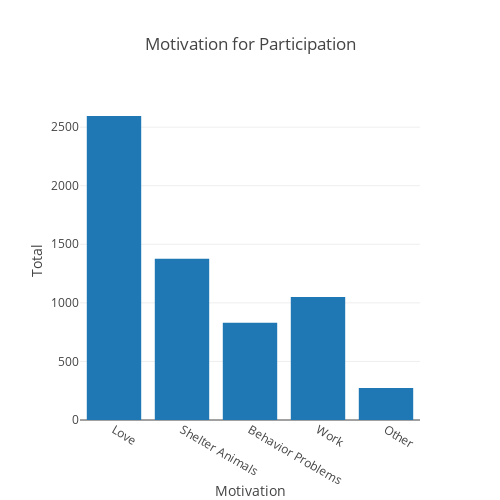

Notebook code for this chart:
### Markdown cell above
### 6.2 Breakdown of reasons for joining the study

### Code cell
# Create a bar graph to illustrate breakdown of responses.
data = [go.Bar(x=df.columns, y=df.sum())]
layout = go.Layout(title="Motivation for Participation",
                   xaxis=dict(title='Motivation'),
                   yaxis=dict(title='Total'),
                   autosize=False, width=500, height=500)
fig = go.Figure(data=data, layout=layout)
py.iplot(fig, filename='jupyter-styled-bar')

# NOTE: This does not include a count of users who did not provide a reason.

### Figure 1 — Plotly figure (JSON) as saved in the notebook; plotly's stock layout.template omitted (floating-point values rounded to 4 significant figures)
{"data": [{"type": "bar", "x": ["Love", "Shelter Animals", "Behavior Problems", "Work", "Other"], "y": [2595, 1377, 830, 1049, 273]}], "layout": {"autosize": false, "height": 500, "title": "Motivation for Participation", "width": 500, "xaxis": {"title": "Motivation"}, "yaxis": {"title": "Total"}}}
